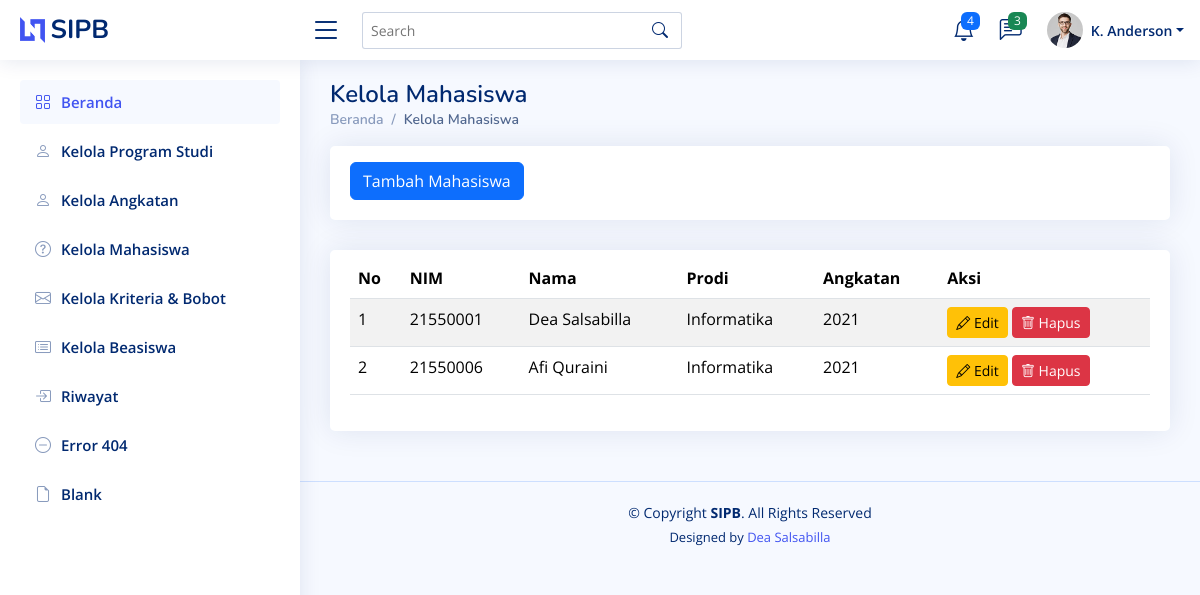
Before: /kelola-mahasiswa/ with the older database file.
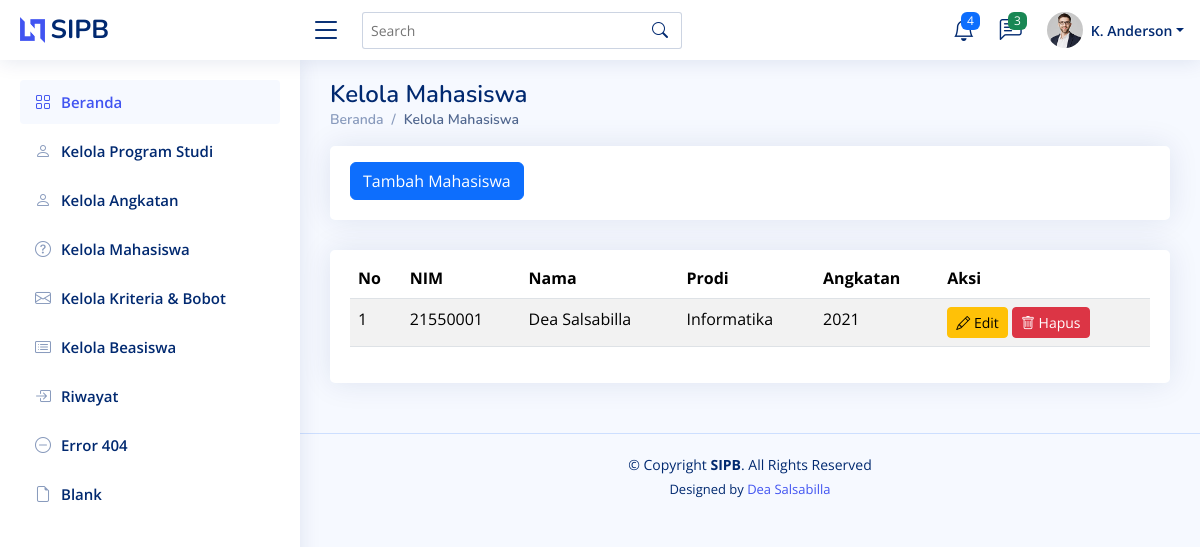
After: the same page with the newer database file.
### beasiswa/models.py (models this page shows, shortened)
class Mahasiswa(models.Model):
    id = models.AutoField(primary_key=True)  # Auto-increment ID
    nim = models.CharField(max_length=8, unique=True)  # NIM harus unik
    nama = models.CharField(max_length=100)  # Nama mahasiswa
    prodi = models.ForeignKey(Prodi, on_delete=models.CASCADE, related_name="mahasiswa")  # Relasi ke Prodi
    angkatan = models.ForeignKey(Angkatan, on_delete=models.CASCADE, related_name="mahasiswa")  # Relasi ke Angkatan
    class Meta:
        verbose_name = "Mahasiswa"
        verbose_name_plural = "Mahasiswa"
        ordering = ["nim"]  # Mengurutkan berdasarkan NIM

class Prodi(models.Model):
    id = models.AutoField(primary_key=True)  # Auto-increment ID
    prodi = models.CharField(max_length=25)
    class Meta:
        verbose_name = "Prodi"
        verbose_name_plural = "Prodi"
        ordering = ["id"]

class Angkatan(models.Model):
    id = models.AutoField(primary_key=True)  # Auto-increment ID
    angkatan = models.PositiveIntegerField(unique=True)  # Tahun angkatan, harus unik
    class Meta:
        verbose_name = "Angkatan"
        verbose_name_plural = "Angkatan"
        ordering = ["angkatan"]  # Mengurutkan berdasarkan tahun angkatan

### beasiswa/views.py (the view)
# urls.py: path("kelola-mahasiswa/", views.mahasiswa, name='mahasiswa'),
def mahasiswa(request):
    mahasiswa_list = Mahasiswa.objects.select_related('prodi', 'angkatan').all()
    context = {
        'mahasiswa_list': mahasiswa_list,
    }
    return render(request, 'mahasiswa.html', context)

### beasiswa/templates/mahasiswa.html (shortened to what this page needs)
<!DOCTYPE html>
<html lang="en">
<head>
  {% load static %}
  <link href="{% static 'assets/vendor/bootstrap/css/bootstrap.min.css' %}" rel="stylesheet">
  <link href="{% static 'assets/vendor/bootstrap-icons/bootstrap-icons.css' %}" rel="stylesheet">
  <link href="{% static 'assets/vendor/boxicons/css/boxicons.min.css' %}" rel="stylesheet">
  <link href="{% static 'assets/vendor/quill/quill.snow.css' %}" rel="stylesheet">
  <link href="{% static 'assets/vendor/quill/quill.bubble.css' %}" rel="stylesheet">
  <link href="{% static 'assets/vendor/remixicon/remixicon.css' %}" rel="stylesheet">
  <link href="{% static 'assets/vendor/simple-datatables/style.css' %}" rel="stylesheet">
  <link href="{% static 'assets/css/style.css' %}" rel="stylesheet">
</head>
<body>
  {% include 'partials/header.html' %}
  {% include 'partials/sidebar.html' %}
  <main id="main" class="main">
    <div class="pagetitle">
      <h1>Kelola Mahasiswa</h1>
      <nav>
        <ol class="breadcrumb">
          <li class="breadcrumb-item"><a href="{% url 'home' %}">Beranda</a></li>
          <li class="breadcrumb-item active">Kelola Mahasiswa</li>
        </ol>
      </nav>
    </div>
    <div class="row">
        <div class="col-lg-12">
          <div class="card">
            <div class="card-body">
                <button class="btn btn-primary mt-3"><a href="{% url 'tambah_mahasiswa' %}" style="color: white; text-decoration: ">Tambah Mahasiswa</a></button>
            </div>
          </div>
        </div>
    </div>
    <section class="section">
      <div class="row">
        <div class="col-lg-12">
          <div class="card">
            <div class="card-body">
              <table class="table table-striped mt-2">
                <thead>
                    <tr>
                        <th scope="col">No</th>
                        <th scope="col">NIM</th>
                        <th scope="col">Nama</th>
                        <th scope="col">Prodi</th>
                        <th scope="col">Angkatan</th>
                        <th scope="col">Aksi</th>
                    </tr>
                </thead>
                <tbody>
                    {% if mahasiswa_list %}
                        {% for mahasiswa in mahasiswa_list %}
                        <tr>
                            <td>{{ forloop.counter }}</td>
                            <td>{{ mahasiswa.nim }}</td>
                            <td>{{ mahasiswa.nama }}</td>
                            <td>{{ mahasiswa.prodi.prodi }}</td>
                            <td>{{ mahasiswa.angkatan.angkatan }}</td>
                            <td>
                              <a href="{% url 'edit_mahasiswa' mahasiswa.id %}" class="btn btn-warning btn-sm"><i class="bi bi-pencil"></i> Edit</a>
                              <form action="{% url 'hapus_mahasiswa' mahasiswa.id %}" method="post" style="display:inline;">
                                  <button type="submit" class="btn btn-danger btn-sm" onclick="return confirm('Apakah Anda yakin ingin menghapus data ini?');"><i class="bi bi-trash"></i> Hapus</button>
                                </form>
                          </td>
                        </tr>
                        {% endfor %}
                    {% else %}
                        <tr>
                            <td colspan="6" class="text-center">Tidak ada data mahasiswa.</td>
                        </tr>
                    {% endif %}
                </tbody>
            </table>
            </div>
          </div>
        </div>
    </section>
  </main>
  {% include 'partials/footer.html' %}
</body>
</html>

### beasiswa/templates/partials/header.html (shortened to what this page needs)
<header id="header" class="header fixed-top d-flex align-items-center">
    <div class="d-flex align-items-center justify-content-between">
      <a href="index.html" class="logo d-flex align-items-center">
        <img src="assets/img/logo.png" alt="">
        <span class="d-none d-lg-block">SIPB</span>
      </a>
      <i class="bi bi-list toggle-sidebar-btn"></i>
    </div>
    <div class="search-bar">
      <form class="search-form d-flex align-items-center" method="POST" action="#">
        <input type="text" name="query" placeholder="Search" title="Enter search keyword">
        <button type="submit" title="Search"><i class="bi bi-search"></i></button>
      </form>
    </div>
    <nav class="header-nav ms-auto">
      <ul class="d-flex align-items-center">
        <li class="nav-item dropdown">
          <a class="nav-link nav-icon" href="#" data-bs-toggle="dropdown">
            <i class="bi bi-bell"></i>
            <span class="badge bg-primary badge-number">4</span>
          </a>
        </li>
        <li class="nav-item dropdown">
          <a class="nav-link nav-icon" href="#" data-bs-toggle="dropdown">
            <i class="bi bi-chat-left-text"></i>
            <span class="badge bg-success badge-number">3</span>
          </a>
        </li>
        <li class="nav-item dropdown pe-3">
          <a class="nav-link nav-profile d-flex align-items-center pe-0" href="#" data-bs-toggle="dropdown">
            <img src="assets/img/profile-img.jpg" alt="Profile" class="rounded-circle">
            <span class="d-none d-md-block dropdown-toggle ps-2">K. Anderson</span>
          </a>
        </li>
      </ul>
    </nav>
  </header>

### beasiswa/templates/partials/sidebar.html
<aside id="sidebar" class="sidebar">
    <ul class="sidebar-nav" id="sidebar-nav">
      <li class="nav-item">
        <a class="nav-link " href="{% url 'home' %}">
          <i class="bi bi-grid"></i>
          <span>Beranda</span>
        </a>
      </li>
      <li class="nav-item">
        <a class="nav-link collapsed" href="{% url 'prodi' %}">
          <i class="bi bi-person"></i>
          <span>Kelola Program Studi</span>
        </a>
      </li>
      <li class="nav-item">
        <a class="nav-link collapsed" href="{% url 'angkatan' %}">
          <i class="bi bi-person"></i>
          <span>Kelola Angkatan</span>
        </a>
      </li>
      <li class="nav-item">
        <a class="nav-link collapsed" href="{% url 'mahasiswa' %}">
          <i class="bi bi-question-circle"></i>
          <span>Kelola Mahasiswa</span>
        </a>
      </li>
      <li class="nav-item">
        <a class="nav-link collapsed" href="pages-contact.html">
          <i class="bi bi-envelope"></i>
          <span>Kelola Kriteria & Bobot</span>
        </a>
      </li>
      <li class="nav-item">
        <a class="nav-link collapsed" href="pages-register.html">
          <i class="bi bi-card-list"></i>
          <span>Kelola Beasiswa</span>
        </a>
      </li>
      <li class="nav-item">
        <a class="nav-link collapsed" href="pages-login.html">
          <i class="bi bi-box-arrow-in-right"></i>
          <span>Riwayat</span>
        </a>
      </li>
      <li class="nav-item">
        <a class="nav-link collapsed" href="pages-error-404.html">
          <i class="bi bi-dash-circle"></i>
          <span>Error 404</span>
        </a>
      </li>
      <li class="nav-item">
        <a class="nav-link collapsed" href="pages-blank.html">
          <i class="bi bi-file-earmark"></i>
          <span>Blank</span>
        </a>
      </li>
    </ul>
  </aside>

### beasiswa/templates/partials/footer.html
<footer id="footer" class="footer">
    <div class="copyright">
      &copy; Copyright <strong><span>SIPB</span></strong>. All Rights Reserved
    </div>
    <div class="credits">
      Designed by <a href="https://instagram.com/dea.salsa.503/" target="_blank">Dea Salsabilla</a>
    </div>
  </footer>

### beasiswa/static/assets/css/style.css (style rules this page uses)
:root { scroll-behavior: smooth; }
body { font-family: "Open Sans", sans-serif; background: #f6f9ff; color: #444444; }
a { color: #4154f1; text-decoration: none; }
h1, h2, h3, h4, h5, h6 { font-family: "Nunito", sans-serif; }
#main { margin-top: 60px; padding: 20px 30px; transition: all 0.3s; }
.pagetitle { margin-bottom: 10px; }
.pagetitle h1 { font-size: 24px; margin-bottom: 0; font-weight: 600; color: #012970; }
.card { margin-bottom: 30px; border: none; border-radius: 5px; box-shadow: 0px 0 30px rgba(1, 41, 112, 0.1); }
.card-body { padding: 0 20px 20px 20px; }
.breadcrumb { font-size: 14px; font-family: "Nunito", sans-serif; color: #899bbd; font-weight: 600; }
.breadcrumb a { color: #899bbd; transition: 0.3s; }
.breadcrumb .breadcrumb-item::before { color: #899bbd; }
.breadcrumb .active { color: #51678f; font-weight: 600; }
.logo { line-height: 1; }
@media (min-width: 1200px) { .logo { width: 280px; } }
.logo img { max-height: 26px; margin-right: 6px; }
.logo span { font-size: 26px; font-weight: 700; color: #012970; font-family: "Nunito", sans-serif; }
.header { transition: all 0.5s; z-index: 997; height: 60px; box-shadow: 0px 2px 20px rgba(1, 41, 112, 0.1); background-color: #fff; padding-left: 20px; }
.header .toggle-sidebar-btn { font-size: 32px; padding-left: 10px; cursor: pointer; color: #012970; }
.header .search-bar { min-width: 360px; padding: 0 20px; }
.header .search-form { width: 100%; }
.header .search-form input { border: 0; font-size: 14px; color: #012970; border: 1px solid rgba(1, 41, 112, 0.2); padding: 7px 38px 7px 8px; border-radius: 3px; transition: 0.3s; width: 100%; }
.header .search-form button { border: 0; padding: 0; margin-left: -30px; background: none; }
.header .search-form button i { color: #012970; }
.header-nav ul { list-style: none; }
.header-nav>ul { margin: 0; padding: 0; }
.header-nav .nav-icon { font-size: 22px; color: #012970; margin-right: 25px; position: relative; }
.header-nav .nav-profile { color: #012970; }
.header-nav .nav-profile img { max-height: 36px; }
.header-nav .nav-profile span { font-size: 14px; font-weight: 600; }
.header-nav .badge-number { position: absolute; inset: -2px -5px auto auto; font-weight: normal; font-size: 12px; padding: 3px 6px; }
.sidebar { position: fixed; top: 60px; left: 0; bottom: 0; width: 300px; z-index: 996; transition: all 0.3s; padding: 20px; overflow-y: auto; scrollbar-width: thin; scrollbar-color: #aab7cf transparent; box-shadow: 0px 0px 20px rgba(1, 41, 112, 0.1); background-color: #fff; }
@media (min-width: 1200px) { #main, #footer { margin-left: 300px; } }
.sidebar-nav { padding: 0; margin: 0; list-style: none; }
.sidebar-nav li { padding: 0; margin: 0; list-style: none; }
.sidebar-nav .nav-item { margin-bottom: 5px; }
.sidebar-nav .nav-link { display: flex; align-items: center; font-size: 15px; font-weight: 600; color: #4154f1; transition: 0.3; background: #f6f9ff; padding: 10px 15px; border-radius: 4px; }
.sidebar-nav .nav-link i { font-size: 16px; margin-right: 10px; color: #4154f1; }
.sidebar-nav .nav-link.collapsed { color: #012970; background: #fff; }
.sidebar-nav .nav-link.collapsed i { color: #899bbd; }
.footer { padding: 20px 0; font-size: 14px; transition: all 0.3s; border-top: 1px solid #cddfff; }
.footer .copyright { text-align: center; color: #012970; }
.footer .credits { padding-top: 5px; text-align: center; font-size: 13px; color: #012970; }

Changed rows visible on the page:
removed Mahasiswa: nim "21550006", nama "Afi Quraini", prodi.prodi "Informatika", angkatan.angkatan "2021"
